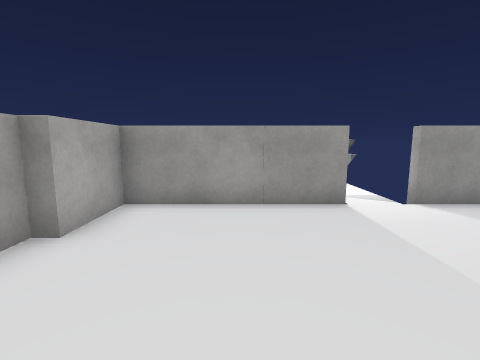
view 1 (above)

14 first-person views from a walk through a 3-D level made in the Unity game engine. The camera is 1.3 m above the floor, tilts 8° down and sees 85° across. The floor is counted in squares, 1 m on a side. Each view is taken from the middle of a square. On the plan, view 1 faces up. The plan holds only what a view shows up to about 13 squares ahead; the rest is blank. Some surface patterns are stand-ins.

view 2
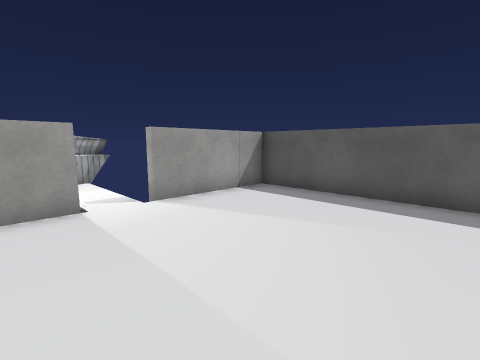

view 3
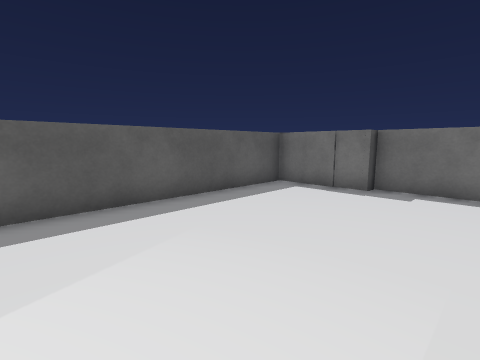

view 4
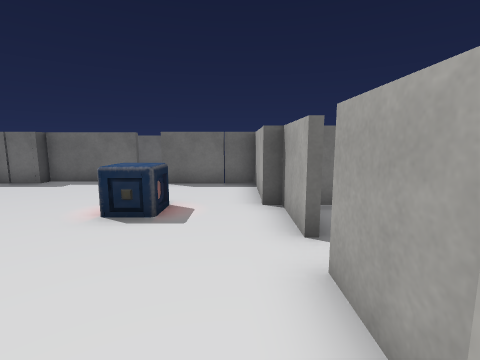

view 5
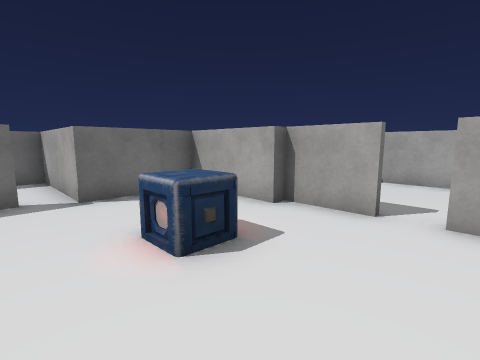

view 6
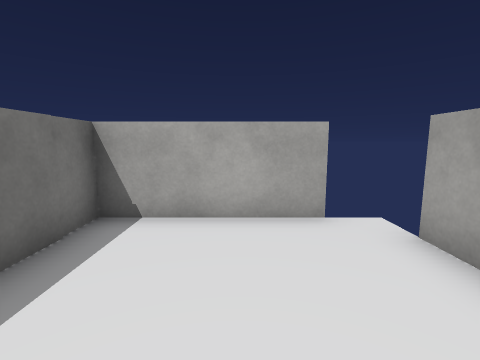

view 7
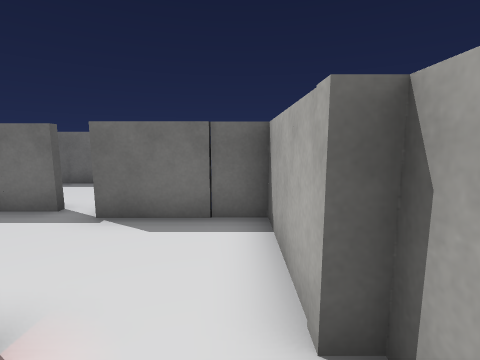

view 8
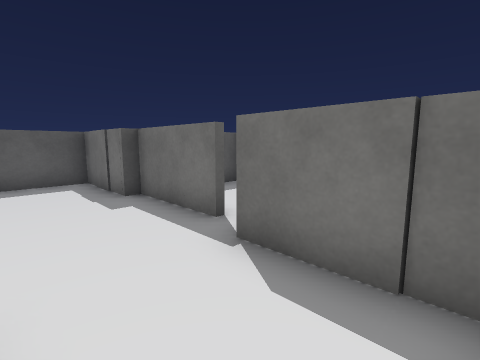

view 9
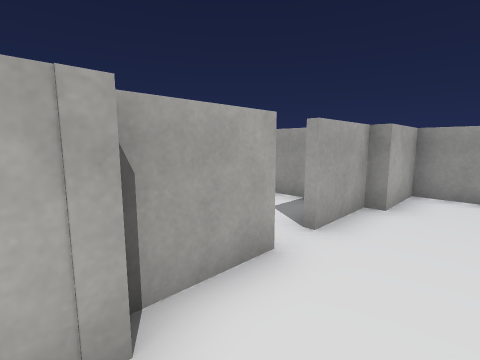

view 10
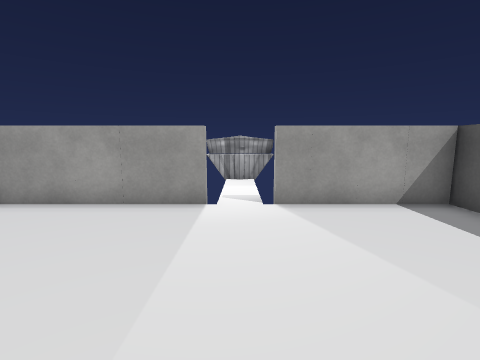

view 11
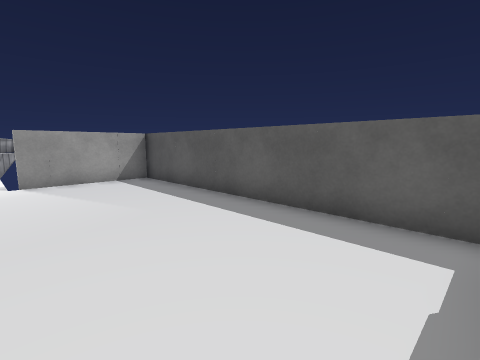

view 12
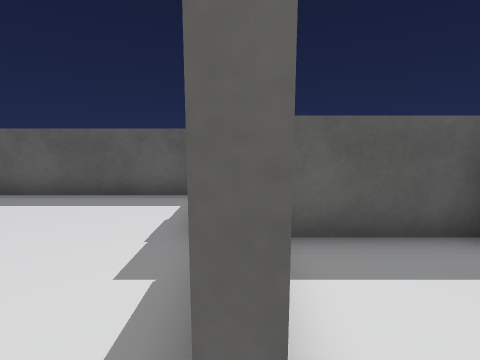

view 13
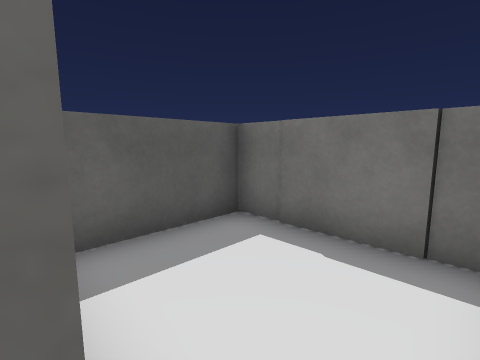

view 14
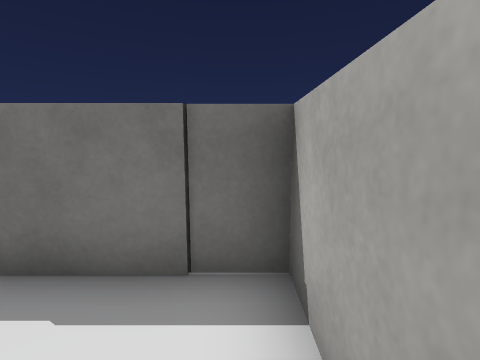

### Floor plan
Points are (right, up) in squares from view 1. A wall is a line through its corners. A room is listed if a view was taken in it or the views show most of it. See-through windows are left out.
Room 1 (views 1, 2, 3, 4, 5, 7, 8, 9, 10, 11, 12, 13)
walls: (-2.5, -1.5) (-2.5, -4.5) (0.5, -4.5) (0.5, -5.5); (-2.9, 0.6) (-2.9, -1.5); (1.4, -4.9) (4.5, -4.9); (4.5, -4.5) (7.5, -4.5) (7.5, 5.5) (3.8, 5.5); (2.4, 5.5) (-2.5, 5.5) (-2.5, 3.5); (-2.9, 3.5) (-2.9, 1.5)
ways out: opening at (-3, 1) to room 2; opening at (1, -5) to room 3; opening at (3, 6)
objects: other object (0, -1)
Room 2 (view 6)
walls: (-4.2, 3.5) (-6.5, 3.5); (-7.5, 2.6) (-7.5, -1.5) (-5.5, -1.5)
ways out: opening at (-3, 1) to room 1
Room 3 (view 14)
walls: (0.5, -5.5) (0.5, -8.5) (4.5, -8.5) (4.5, -4.5)
ways out: opening at (1, -5) to room 1

Where each view was taken, in squares from view 1:
view 1: 0 up, 0 right, facing up
view 2: 0 up, 1 right, facing up-right
view 3: 3 up, 2 right, facing down-right
view 4: 4 up, 2 left, facing down
view 5: 2 up, 2 right, facing down-left
view 6: 1 up, 3 left, facing left
view 7: 0 up, 2 left, facing down
view 8: 2 down, 2 left, facing down-right
view 9: 2 down, 1 left, facing up-left
view 10: 0 up, 3 right, facing up
view 11: 4 down, 3 right, facing up-right
view 12: 5 down, 1 right, facing right
view 13: 5 down, 1 right, facing down-right
view 14: 6 down, 1 right, facing down
